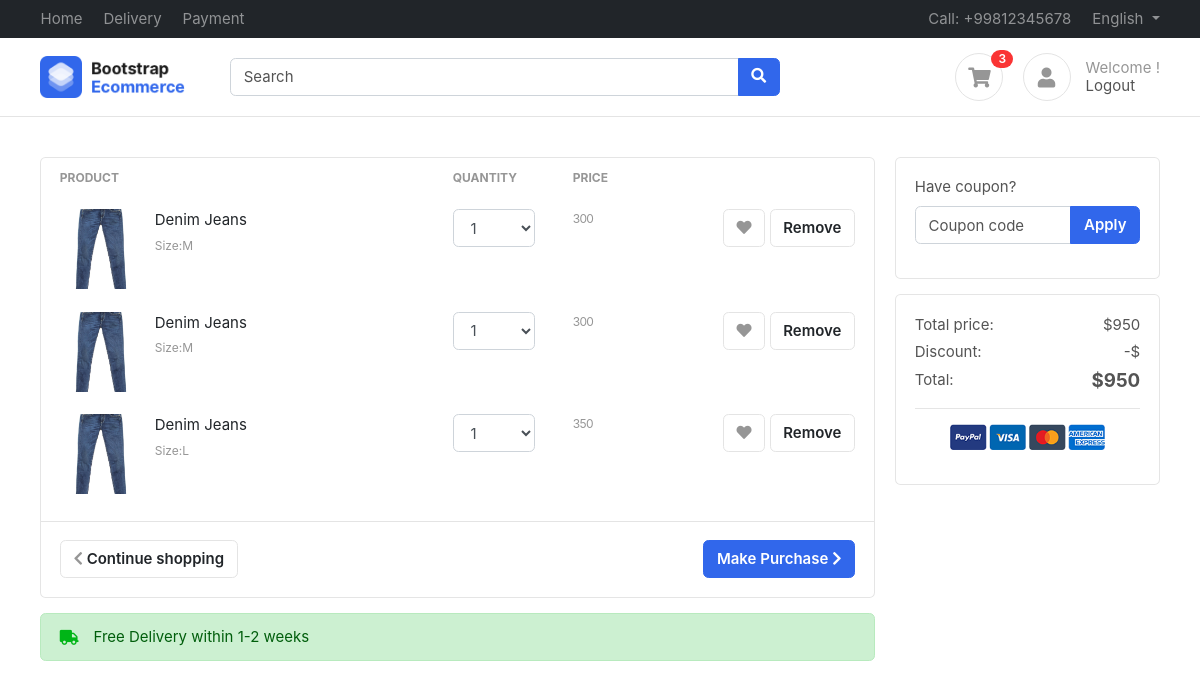
Screenshot of /accounts/cart/ (signed in) with the database file from the repository.
### accounts/models.py (models this page shows)
class Profile(BaseModel):
    user = models.OneToOneField(User , on_delete=models.CASCADE , related_name="profile")
    is_email_verified = models.BooleanField(default=False)
    email_token = models.CharField(max_length=100 , null=True , blank=True)
    profile_image = models.ImageField(upload_to = 'profile')
    def get_cart_count(self):
        return Cart_items.objects.filter(cart__user= self.user, cart__is_paid=False).count()

class Cart_items(BaseModel):
    cart = models.ForeignKey(Cart, on_delete= models.CASCADE, related_name='cart_items')
    product = models.ForeignKey(Products, on_delete=models.SET_NULL, null=True, blank=True)
    products_size = models.ForeignKey(SizeVariant, on_delete=models.SET_NULL, null=True,blank=True)
    products_color = models.ForeignKey(ColorVariant, on_delete=models.SET_NULL, null=True,blank=True)
    quantity = models.PositiveIntegerField(default=1)
    def get_correct_price_by_size(self):
        price = [self.product.products_price]
        if self.products_size:
            price_by_size = self.products_size.price
            price.append(price_by_size)
        if self.products_color:
            price_by_color = self.products_color.price
            price.append(price_by_color)
        return sum(price) * self.quantity

class Cart(BaseModel):
    user = models.ForeignKey(User, on_delete= models.CASCADE, related_name='carts' )
    is_paid = models.BooleanField(default=False)
    coupon = models.ForeignKey(Coupon, on_delete=models.SET_NULL, null=True, blank=True)
    def get_cart_total(self):
        cart_items =self.cart_items.all()
        total = 0
        for item in cart_items:
            item_total = item.product.products_price
            if item.products_size:
                item_total += item.products_size.price
            if item.products_color:
                item_total += item.products_color.price
            total += item_total * item.quantity  # ✅ Multiply by quantity
        if self.coupon:
            total -= self.coupon.discount_price
        return total

### products/models.py (models this page shows, shortened)
class Products(BaseModel):
    products_name = models.CharField(max_length=100)
    slug = models.SlugField(unique=True, null=True, blank=True)
    products_category = models.ForeignKey(Category, on_delete=models.CASCADE, related_name='products')
    products_descriptions = models.TextField()
    products_price = models.IntegerField()
    products_size = models.ManyToManyField(SizeVariant, blank=True)
    products_color = models.ManyToManyField(ColorVariant, blank=True)

class ProductImage(BaseModel):
    product = models.ForeignKey(Products, on_delete=models.CASCADE, related_name='product_images')
    image = models.ImageField(upload_to='product')

class SizeVariant(BaseModel):
    size_name = models.CharField(max_length=100)
    price = models.IntegerField(default=0)

### accounts/views.py (the view, shortened to what this page needs)
# urls.py: path('cart/',cart, name='cart'),
def cart(request):
    cart = Cart.objects.get(is_paid= False, user = request.user)
    context = {'cart': cart }
    return render(request, 'accounts/cart.html', context)

### templates/accounts/cart.html (shortened to what this page needs)
{% extends "base/base.html" %}
{% block start %}
<section class="section-content padding-y">
					<div class="container">
					<div class="row">
						<main class="col-md-9">
					<div class="card">
					<table class="table table-borderless table-shopping-cart">
					<thead class="text-muted">
					<tr class="small text-uppercase">
					  <th scope="col">Product</th>
					  <th scope="col" width="120">Quantity</th>
					  <th scope="col" width="120">Price</th>
					  <th scope="col" class="text-right" width="200"> </th>
					</tr>
					</thead>
					<tbody>
					<tr>
						{% for items in cart.cart_items.all %}
						<td>
							<figure class="itemside">
								<div class="aside"><img src="{{ items.product.product_images.first.image.url }}" class="img-sm">
								</div>
								<figcaption class="info">
									<a href="#" class="title text-dark">{{items.product.products_name}}</a>
									<p class="text-muted small">Size:{{items.products_size.size_name}}</p>
								</figcaption>
							</figure>
						</td>
						<td>
							<select class="form-control">
								<option>1</option>
							</select>
						</td>
						<td>
							<div class="price-wrap">
								<small class="text-muted">{{items.get_correct_price_by_size}} </small>
							</div>
						</td>
						<td class="text-right">
						<a data-original-title="Save to Wishlist" title="" href="" class="btn btn-light" data-toggle="tooltip"> <i class="fa fa-heart"></i></a>
						<a href="{% url 'remove_cart_item' items.uid %}" class="btn btn-light"> Remove</a>
						</td>
					</tr>
					{% endfor %}
					</tbody>
					</table>
					<div class="card-body border-top">
						<a href="#" class="btn btn-primary float-md-right"> Make Purchase <i class="fa fa-chevron-right"></i> </a>
						<a href="{% url 'index' %}" class="btn btn-light"> <i class="fa fa-chevron-left"></i> Continue shopping </a>
					</div>
					</div>
					<div class="alert alert-success mt-3">
						<p class="icontext"><i class="icon text-success fa fa-truck"></i> Free Delivery within 1-2 weeks</p>
					</div>
						</main>
						<aside class="col-md-3">
							<div class="card mb-3">
								<div class="card-body">
								<form method="POST">
									<div class="form-group">
										<label>Have coupon?</label>
										<div class="input-group">
											<input type="text" class="form-control" name="coupon_code" placeholder="Coupon code">
											<span class="input-group-append">
												<button type="submit" class="btn btn-primary">Apply</button>
											</span>
										</div>
									</div>
								</form>
								</div>
							</div>
							<div class="card">
								<div class="card-body">
										<dl class="dlist-align">
										  <dt>Total price:</dt>
										  <dd class="text-right">${{cart.get_cart_total}}</dd>
										</dl>
										<dl class="dlist-align">
										  <dt>Discount:</dt>
										  <dd class="text-right">-${{cart.coupon.discount_price}}</dd>
										</dl>
										<dl class="dlist-align">
										  <dt>Total:</dt>
										  <dd class="text-right  h5"><strong>${{cart.get_cart_total}}</strong></dd>
										</dl>
										<hr>
										<p class="text-center mb-3">
											<img src="images/misc/payments.png" height="26">
										</p>
								</div>
							</div>
						</aside>
					</div>
					</div>
					</section>
{% endblock %}

### templates/base/base.html (shortened to what this page needs)
<!DOCTYPE HTML>
<html lang="en">
<head>
<link href="/media/css/bootstrap.css" rel="stylesheet" type="text/css"/>
<link href="/media/fonts/fontawesome/css/all.min.css" type="text/css" rel="stylesheet">
<link href="/media/css/ui.css" rel="stylesheet" type="text/css"/>
<link href="/media/css/responsive.css" rel="stylesheet" />
</head>
<body>
	<header class="section-header">
		<nav class="navbar navbar-dark navbar-expand p-0 bg-dark">
		<div class="container">
			<ul class="navbar-nav d-none d-md-flex mr-auto">
				<li class="nav-item"><a class="nav-link" href="{% url 'index' %}">Home</a></li>
				<li class="nav-item"><a class="nav-link" href="#">Delivery</a></li>
				<li class="nav-item"><a class="nav-link" href="#">Payment</a></li>
			</ul>
			<ul class="navbar-nav">
				<li class="nav-item"><a href="#" class="nav-link"> Call: +99812345678 </a></li>
				<li class="nav-item dropdown">
					 <a href="#" class="nav-link dropdown-toggle" data-toggle="dropdown"> English </a>
				</li>
			</ul>
		  </div>
		</nav>
		<section class="header-main border-bottom">
			<div class="container">
		<div class="row align-items-center">
			<div class="col-lg-2 col-4">
				<div class="brand-wrap">
					<img class="logo" src="images/logo.png">
				</div>
			</div>
			<div class="col-lg-6 col-sm-12">
				<form action="#" class="search">
					<div class="input-group w-100">
						<input type="text" class="form-control" placeholder="Search">
						<div class="input-group-append">
						  <button class="btn btn-primary" type="submit">
							<i class="fa fa-search"></i>
						  </button>
						</div>
					</div>
				</form>
			</div>
			<div class="col-lg-4 col-sm-6 col-8">
				<div class="widgets-wrap float-md-right">
					<div class="widget-header  mr-3">
						{% if request.user.is_authenticated %}
						<a href="{% url 'cart'%}" class="icon icon-sm rounded-circle border"><i class="fa fa-shopping-cart"></i></a>
						{% else %}
						<a href="#" class="icon icon-sm rounded-circle border"><i class="fa fa-shopping-cart"></i></a>
						{% endif %}
						<span class="badge badge-pill badge-danger notify">{{request.user.profile.get_cart_count}}</span>
					</div>
					<div class="widget-header icontext">
						<a href="#" class="icon icon-sm rounded-circle border"><i class="fa fa-user"></i></a>
						<div class="text">
							{% if request.user.is_authenticated %}
							<span class="text-muted" name='first_name'>Welcome {{request.user.first_name}}!</span>
							{% else %}
							<span class="text-muted" name='first_name'>Welcome!</span>
							{% endif %}
							<div>
								{% if request.user.is_authenticated %}
								<a href="{% url 'logout_page' %}">Logout</a>
								{% else %}
								<a href="{% url 'login' %}">Sign in</a> |
								<a href="{% url 'register' %}"> Register</a>
								{% endif %}
							</div>
						</div>
					</div>
				</div>
			</div>
		</div>
			</div>
		</section>
		</header>
		{% block start %}
		{% endblock %}
    </body>
    </html>

### public/static/css/ui.css (style rules this page uses)
html { font-family: 'Inter', sans-serif; font-size: 15px; }
.price-wrap { letter-spacing: -0.7px; }
.icon-xs, .icon-sm, .icon-md, .icon-lg { display: inline-block; text-align: center; flex-shrink: 0; flex-grow: 0; }
.icon-sm { width: 48px; height: 48px; line-height: 48px; font-size: 20px; }
.img-xs, .img-sm, .img-md, .img-lg { object-fit: cover; flex-shrink: 0; flex-grow: 0; }
.img-sm { width: 80px; height: 80px; }
.padding-y { padding-top: 40px; padding-bottom: 40px; }
figure { margin-bottom: 0; }
article:after, .form-group:after { display: block; clear: both; content: ""; }
.card .title { color: #212529; }
p:last-child { margin-bottom: 0; }
.header-main { position: relative; padding-top: 1rem; padding-bottom: 1rem; }
.brand-wrap .logo, .navbar-brand .logo { margin-right: 7px; max-height: 42px; display: inline-block; }
.widget-header { display: inline-block; vertical-align: middle; position: relative; }
.widget-header a { color: #545454; }
.widget-header i { color: #969696; }
.widget-header .notify { position: absolute; top: -3px; right: -10px; }
.btn-light { background-color: #fff; border-color: #e4e4e4; }
.btn-light i { color: #969696; }
.itemside { position: relative; display: flex; width: 100%; }
.itemside .aside { position: relative; flex-shrink: 0; }
.itemside .info { padding-left: 15px; padding-right: 7px; }
.itemside p { margin-bottom: 0; }
.itemside .title { display: block; margin-bottom: 5px; color: #212529; }
[class*="dlist-"] { margin-bottom: 5px; }
[class*="dlist-"] dd { margin-bottom: 0; }
.dlist-align { display: flex; }
.dlist-align dt { width: 120px; word-wrap: break-word; font-weight: normal; }
.dlist-align dd { flex-grow: 1; }
.icontext { display: inline-flex; align-items: center; vertical-align: middle; }
.icontext .text { width: 100%; line-height: 1.2; color: #212529; }
.icontext .icon { position: relative; margin-right: 15px; flex-shrink: 0; flex-grow: 0; }
.notify { position: absolute; top: -4px; right: -10px; display: inline-block; padding: .25em .6em; font-size: 12px; line-height: 1; text-align: center; border-radius: 3rem; color: #fff; background-color: #fa3434; }
.table-shopping-cart.table td, .table-shopping-cart.table th { padding-left: 1.25rem; padding-right: 1.25rem; }
.table-shopping-cart .price-wrap { line-height: 1.2; }

### rows the page displays
Cart_items: product.product_images.first.image (picture), product.products_name "Denim Jeans", products_size.size_name "M", get_correct_price_by_size "300"
Cart_items: product.product_images.first.image (picture), product.products_name "Denim Jeans", products_size.size_name "M", get_correct_price_by_size "300"
Cart_items: product.product_images.first.image (picture), product.products_name "Denim Jeans", products_size.size_name "L", get_correct_price_by_size "350"
Cart: get_cart_total "950"

### other values shown
{{ request.user.profile.get_cart_count }} "3"
